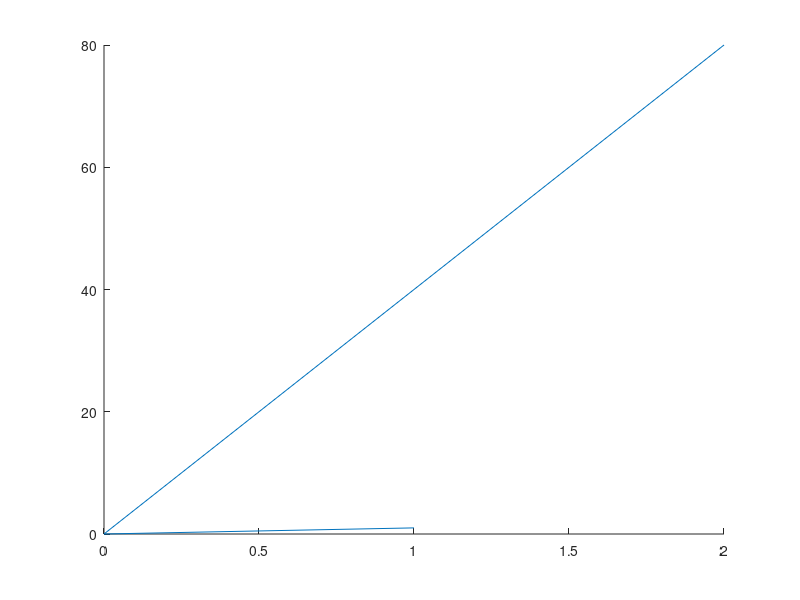

The MATLAB script that drew this image: (Note: this script raises an error after producing the figure.)
%=============================================================================
% Copyright (c) 2016-present Allan CORNET (Nelson)
%=============================================================================
% This file is part of Nelson.
%=============================================================================
% LICENCE_BLOCK_BEGIN
% SPDX-License-Identifier: LGPL-3.0-or-later
% LICENCE_BLOCK_END
%=============================================================================
% <--ADV-CLI MODE-->
%=============================================================================
f = figure('Visible', 'off');
ax = axes('Parent', f);
h1 = line(ax, [0 1], [0 1]);
h2 = line(ax, [0 2], [0 80]);
assert_isapprox(ax.XLim, [0 2], 1e-9);
assert_isapprox(ax.YLim, [0 80], 1e-9);
%=============================================================================
% an invisible child is left out of the automatic limits
h2.Visible = 'off';
assert_isapprox(ax.XLim, [0 1], 1e-9);
assert_isapprox(ax.YLim, [0 1], 1e-9);
assert_isequal(ax.YLimMode, 'auto');
h2.Visible = 'on';
assert_isapprox(ax.XLim, [0 2], 1e-9);
assert_isapprox(ax.YLim, [0 80], 1e-9);
set(h2, 'Visible', 'off');
assert_isapprox(ax.YLim, [0 1], 1e-9);
set(h2, 'Visible', 'on');
assert_isapprox(ax.YLim, [0 80], 1e-9);
%=============================================================================
% every child invisible: the limits fall back to the default
h1.Visible = 'off';
h2.Visible = 'off';
assert_isapprox(ax.XLim, [0 1], 1e-9);
assert_isapprox(ax.YLim, [0 1], 1e-9);
assert_isapprox(ax.ZLim, [0 1], 1e-9);
assert_isequal(ax.XLimMode, 'auto');
h1.Visible = 'on';
h2.Visible = 'on';
assert_isapprox(ax.YLim, [0 80], 1e-9);
%=============================================================================
% a child created invisible does not count until it is shown
h3 = line(ax, [0 1], [0 900], 'Visible', 'off');
assert_isapprox(ax.YLim, [0 80], 1e-9);
h3.Visible = 'on';
assert_isapprox(ax.YLim, [0 900], 1e-9);
delete(h3);
%=============================================================================
% hggroup: the group Visible or the Visible of one of its children
g = hggroup('Parent', ax);
h4 = line([0 1], [0 500], 'Parent', g);
assert_isapprox(ax.YLim, [0 500], 1e-9);
g.Visible = 'off';
assert_isapprox(ax.YLim, [0 80], 1e-9);
g.Visible = 'on';
assert_isapprox(ax.YLim, [0 500], 1e-9);
h4.Visible = 'off';
assert_isapprox(ax.YLim, [0 80], 1e-9);
h4.Visible = 'on';
assert_isapprox(ax.YLim, [0 500], 1e-9);
delete(g);
%=============================================================================
% Z limits
h5 = line(ax, [0 1], [0 1], [0 10]);
h6 = line(ax, [0 1], [0 1], [0 100]);
assert_isapprox(ax.ZLim, [0 100], 1e-9);
h6.Visible = 'off';
assert_isapprox(ax.ZLim, [0 10], 1e-9);
h6.Visible = 'on';
assert_isapprox(ax.ZLim, [0 100], 1e-9);
delete(h5);
delete(h6);
%=============================================================================
% a manual limit is left alone
ylim(ax, [0 5]);
h2.Visible = 'off';
h2.Visible = 'on';
assert_isapprox(ax.YLim, [0 5], 1e-9);
assert_isequal(ax.YLimMode, 'manual');
ylim(ax, 'auto');
assert_isapprox(ax.YLim, [0 80], 1e-9);
h2.Visible = 'off';
assert_isapprox(ax.YLim, [0 1], 1e-9);
%=============================================================================
% the front end snapshot carries the refreshed limits
snapshot = __web_figure_snapshot__(f);
assert_isapprox(snapshot.axes{1}.YLim, [0 1], 1e-9);
h2.Visible = 'on';
snapshot = __web_figure_snapshot__(f);
assert_isapprox(snapshot.axes{1}.YLim, [0 80], 1e-9);
close(f);
%=============================================================================
% color limits follow the visible color-mapped children
f = figure('Visible', 'off');
ax = axes('Parent', f);
p = patch('Parent', ax, 'Faces', [1 2 3], 'Vertices', [0 0; 1 0; 1 300], ...
    'FaceVertexCData', [1; 5; 9], 'FaceColor', 'interp');
assert_isapprox(ax.YLim, [0 300], 1e-9);
assert_isapprox(ax.CLim(2), 9, 1e-9);
p.Visible = 'off';
assert_isapprox(ax.YLim, [0 1], 1e-9);
assert_isapprox(ax.CLim, [0 1], 1e-9);
p.Visible = 'on';
assert_isapprox(ax.YLim, [0 300], 1e-9);
assert_isapprox(ax.CLim(2), 9, 1e-9);
close(f);
%=============================================================================
f = figure('Visible', 'off');
ax = axes('Parent', f);
s = surface(ax, peaks(10) * 10);
l = line(ax, [1 10], [1 10], [0 5]);
clim = ax.CLim;
zlim = ax.ZLim;
assert_istrue(zlim(1) < -50);
s.Visible = 'off';
assert_isapprox(ax.ZLim, [0 5], 1e-9);
assert_isapprox(ax.CLim, [0 1], 1e-9);
s.Visible = 'on';
assert_isapprox(ax.ZLim, zlim, 1e-9);
assert_isapprox(ax.CLim, clim, 1e-9);
close(f);
%=============================================================================
